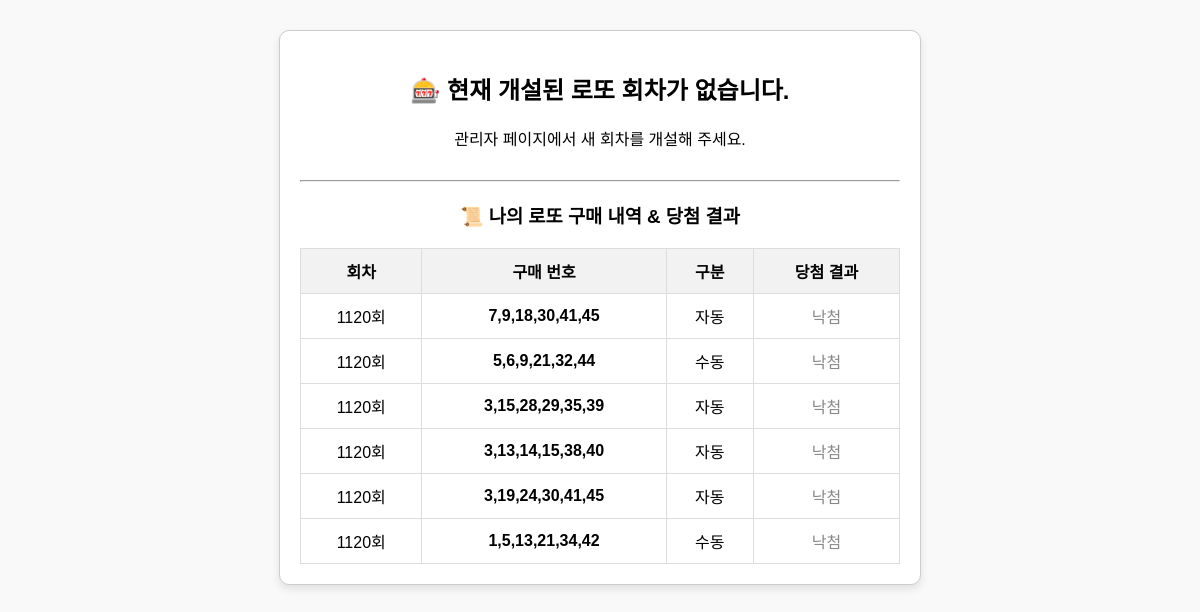
The page / on the database its author committed.
### lotto/models.py (models this page shows, shortened)
class Ticket(models.Model):
    SELECTION_CHOICES = [('AUTO', '자동'), ('MANUAL', '수동')]
    user = models.ForeignKey(User, on_delete=models.CASCADE)
    round = models.ForeignKey(LottoRound, on_delete=models.CASCADE)
    numbers = models.CharField(max_length=50)
    is_auto = models.CharField(max_length=10, choices=SELECTION_CHOICES)
    purchase_date = models.DateTimeField(auto_now_add=True)
    rank = models.IntegerField(default=0) # 0:미정, 1~5:등수, -1:낙첨

class LottoRound(models.Model):
    round_number = models.PositiveIntegerField(unique=True)
    draw_date = models.DateTimeField()
    is_drawn = models.BooleanField(default=False)
    winning_numbers = models.CharField(max_length=50, blank=True)
    bonus_number = models.PositiveIntegerField(null=True, blank=True)

### lotto/views.py (the view)
# urls.py: path('', views.buy_page, name='buy_page'),
def buy_page(request):
    current_round = LottoRound.objects.filter(is_drawn=False).first()
    user = User.objects.first()
    tickets = Ticket.objects.filter(user=user).order_by('-purchase_date')
    return render(request, 'lotto/buy.html', {
        'round': current_round,
        'tickets': tickets # HTML 파일로 티켓 목록을 넘겨줍니다.
    })

### lotto/templates/lotto/buy.html (shortened to what this page needs)
<!DOCTYPE html>
<html lang="ko">
<head>
</head>
<body>
    <div class="container">
        {% if round %}
            <h2>🎰 {{ round.round_number }}회차 로또 구매</h2>
            <p>추첨일: {{ round.draw_date }}</p>
            <hr>
            <form method="POST" action="{% url 'buy_auto' round.id %}">
                {% csrf_token %}
                <div class="input-box">
                    <button type="submit" class="btn" style="background-color: #2196F3;">⚡ 자동 번호 구매</button>
                </div>
            </form>
            <hr>
            <form method="POST" action="{% url 'buy_manual' round.id %}">
                {% csrf_token %}
                <div class="input-box">
                    <p>1~45 사이의 숫자 6개를 콤마(,)로 구분해서 입력하세요.</p>
                    <input type="text" name="manual_numbers" placeholder="예: 3, 11, 15, 20, 35, 42" required>
                </div>
                <button type="submit" class="btn">✍️ 수동 번호 구매</button>
            </form>
        {% else %}
            <h2>🎰 현재 개설된 로또 회차가 없습니다.</h2>
            <p>관리자 페이지에서 새 회차를 개설해 주세요.</p>
        {% endif %}
        <hr style="margin-top: 30px;">
        <h3>📜 나의 로또 구매 내역 & 당첨 결과</h3>
        <table>
            <thead>
                <tr>
                    <th>회차</th>
                    <th>구매 번호</th>
                    <th>구분</th>
                    <th>당첨 결과</th>
                </tr>
            </thead>
            <tbody>
                {% for ticket in tickets %}
                <tr>
                    <td>{{ ticket.round.round_number }}회</td>
                    <td><strong>{{ ticket.numbers }}</strong></td>
                    <td>{{ ticket.get_is_auto_display }}</td>
                    <td>
                        {% if ticket.rank == 0 %}
                            <span class="rank-ready">⏳ 추첨 전</span>
                        {% elif ticket.rank == -1 %}
                            <span class="rank-fail">낙첨</span>
                        {% else %}
                            <span class="rank-1">🎉 {{ ticket.rank }}등!</span>
                        {% endif %}
                    </td>
                </tr>
                {% empty %}
                <tr>
                    <td colspan="4">아직 구매한 티켓이 없습니다.</td>
                </tr>
                {% endfor %}
            </tbody>
        </table>
    </div>
</body>
</html>

### lotto/templates/lotto/buy.html (style rules this page uses)
body { font-family: Arial, sans-serif; text-align: center; margin-top: 30px; background-color: #f9f9f9; }
.container { width: 600px; margin: 0 auto; padding: 20px; border: 1px solid #ccc; border-radius: 10px; background-color: white; box-shadow: 0 4px 8px rgba(0,0,0,0.1); }
table { width: 100%; margin-top: 20px; border-collapse: collapse; }
th, td { padding: 10px; border: 1px solid #ddd; text-align: center; }
th { background-color: #f2f2f2; }
.rank-fail { color: #888; }

### rows shown on the page
Ticket: round.round_number "1120", numbers "7,9,18,30,41,45", is_auto "자동", rank "낙첨"
Ticket: round.round_number "1120", numbers "5,6,9,21,32,44", is_auto "수동", rank "낙첨"
Ticket: round.round_number "1120", numbers "3,15,28,29,35,39", is_auto "자동", rank "낙첨"
Ticket: round.round_number "1120", numbers "3,13,14,15,38,40", is_auto "자동", rank "낙첨"
Ticket: round.round_number "1120", numbers "3,19,24,30,41,45", is_auto "자동", rank "낙첨"
Ticket: round.round_number "1120", numbers "1,5,13,21,34,42", is_auto "수동", rank "낙첨"
